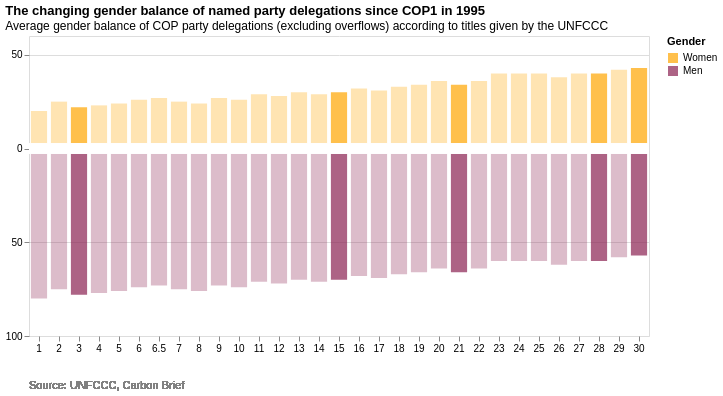

Source (Vega-Lite JSON):
### Vega-Lite specification from a JSON file in a GitHub repository (floating-point values rounded to 4 significant figures)
{"$schema": "https://vega.github.io/schema/vega-lite/v6.json", "title": {"text": "The changing gender balance of named party delegations since COP1 in 1995", "subtitle": "Average gender balance of COP party delegations (excluding overflows) according to titles given by the UNFCCC", "anchor": "start"}, "data": {"values": [{"COP": 1, "Gender": "Women", "Percentage": 20}, {"COP": 1, "Gender": "Men", "Percentage": -80}, {"COP": 2, "Gender": "Women", "Percentage": 25}, {"COP": 2, "Gender": "Men", "Percentage": -75}, {"COP": 3, "Gender": "Women", "Percentage": 22}, {"COP": 3, "Gender": "Men", "Percentage": -78}, {"COP": 4, "Gender": "Women", "Percentage": 23}, {"COP": 4, "Gender": "Men", "Percentage": -77}, {"COP": 5, "Gender": "Women", "Percentage": 24}, {"COP": 5, "Gender": "Men", "Percentage": -76}, {"COP": 6, "Gender": "Women", "Percentage": 26}, {"COP": 6, "Gender": "Men", "Percentage": -74}, {"COP": 6.5, "Gender": "Women", "Percentage": 27}, {"COP": 6.5, "Gender": "Men", "Percentage": -73}, {"COP": 7, "Gender": "Women", "Percentage": 25}, {"COP": 7, "Gender": "Men", "Percentage": -75}, {"COP": 8, "Gender": "Women", "Percentage": 24}, {"COP": 8, "Gender": "Men", "Percentage": -76}, {"COP": 9, "Gender": "Women", "Percentage": 27}, {"COP": 9, "Gender": "Men", "Percentage": -73}, {"COP": 10, "Gender": "Women", "Percentage": 26}, {"COP": 10, "Gender": "Men", "Percentage": -74}, {"COP": 11, "Gender": "Women", "Percentage": 29}, {"COP": 11, "Gender": "Men", "Percentage": -71}, {"COP": 12, "Gender": "Women", "Percentage": 28}, {"COP": 12, "Gender": "Men", "Percentage": -72}, {"COP": 13, "Gender": "Women", "Percentage": 30}, {"COP": 13, "Gender": "Men", "Percentage": -70}, {"COP": 14, "Gender": "Women", "Percentage": 29}, {"COP": 14, "Gender": "Men", "Percentage": -71}, {"COP": 15, "Gender": "Women", "Percentage": 30}, {"COP": 15, "Gender": "Men", "Percentage": -70}, {"COP": 16, "Gender": "Women", "Percentage": 32}, {"COP": 16, "Gender": "Men", "Percentage": -68}, {"COP": 17, "Gender": "Women", "Percentage": 31}, {"COP": 17, "Gender": "Men", "Percentage": -69}, {"COP": 18, "Gender": "Women", "Percentage": 33}, {"COP": 18, "Gender": "Men", "Percentage": -67}, {"COP": 19, "Gender": "Women", "Percentage": 34}, {"COP": 19, "Gender": "Men", "Percentage": -66}, {"COP": 20, "Gender": "Women", "Percentage": 36}, {"COP": 20, "Gender": "Men", "Percentage": -64}, {"COP": 21, "Gender": "Women", "Percentage": 34}, {"COP": 21, "Gender": "Men", "Percentage": -66}, {"COP": 22, "Gender": "Women", "Percentage": 36}, {"COP": 22, "Gender": "Men", "Percentage": -64}, {"COP": 23, "Gender": "Women", "Percentage": 40}, {"COP": 23, "Gender": "Men", "Percentage": -60}, {"COP": 24, "Gender": "Women", "Percentage": 40}, {"COP": 24, "Gender": "Men", "Percentage": -60}, {"COP": 25, "Gender": "Women", "Percentage": 40}, {"COP": 25, "Gender": "Men", "Percentage": -60}, {"COP": 26, "Gender": "Women", "Percentage": 38}, {"COP": 26, "Gender": "Men", "Percentage": -62}, {"COP": 27, "Gender": "Women", "Percentage": 40}, {"COP": 27, "Gender": "Men", "Percentage": -60}, {"COP": 28, "Gender": "Women", "Percentage": 40}, {"COP": 28, "Gender": "Men", "Percentage": -60}, {"COP": 29, "Gender": "Women", "Percentage": 42}, {"COP": 29, "Gender": "Men", "Percentage": -58}, {"COP": 30, "Gender": "Women", "Percentage": 43}, {"COP": 30, "Gender": "Men", "Percentage": -57}]}, "layer": [{"mark": {"type": "bar", "width": {"band": 0.9}}, "encoding": {"x": {"field": "COP", "type": "ordinal", "axis": {"labelAngle": 0, "title": null, "domain": false}}, "y": {"field": "Percentage", "type": "quantitative", "scale": {"domain": [-100, 50]}, "axis": {"title": "", "labelExpr": "abs(datum.value)", "values": [-100, -50, 0, 50], "domain": false}}, "color": {"field": "Gender", "type": "nominal", "scale": {"domain": ["Women", "Men"], "range": ["#FFA500", "#8B2252"]}, "legend": {"orient": "right"}}, "opacity": {"condition": {"test": "datum.COP == 3 || datum.COP == 15 || datum.COP == 21 || datum.COP == 28 || datum.COP == 30", "value": 0.7}, "value": 0.3}}}, {"mark": {"type": "rule", "color": "white", "strokeWidth": 10}, "encoding": {"y": {"datum": 0}}}, {"mark": {"type": "text", "dx": -310, "dy": 200, "fontSize": 11, "color": "gray", "align": "left"}, "encoding": {"text": {"value": "Source: UNFCCC, Carbon Brief"}}}], "config": {}}
